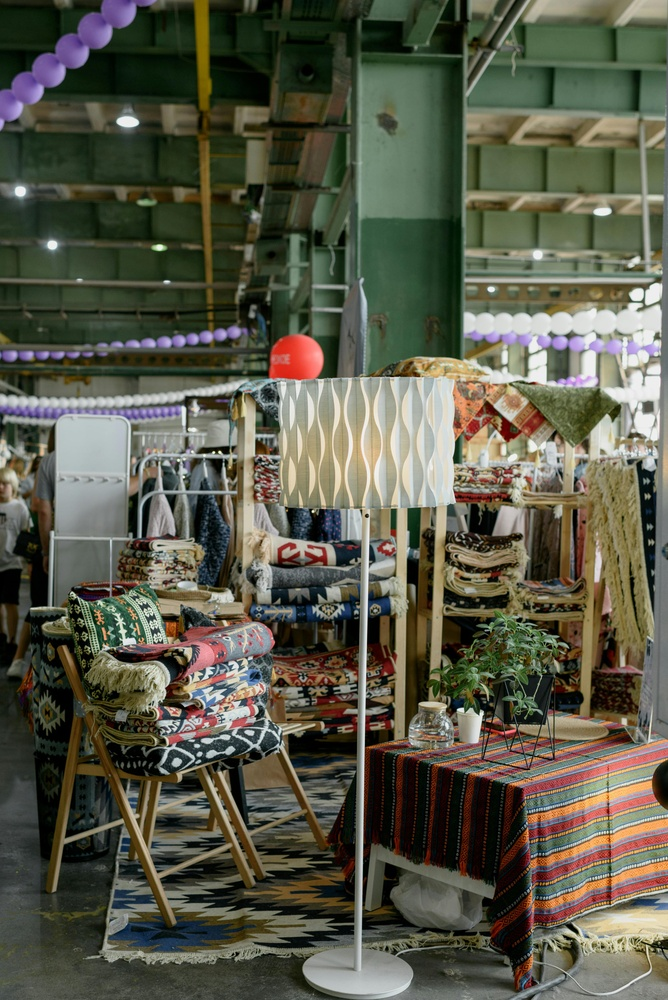
#> input picture Lab2/data/test1.jpg, 668 x 1000 px, shrunk from 2804 x 4200 before the run
$ python 2Prog2.py
#> lines starting #> are read from the running program, lines starting #| are printed output that depends on the picture
import cv2 as cv
import numpy as np
import matplotlib.pyplot as plt
import sys
from pathlib import Path

# ---------- Histogram specification for a single-channel (grayscale) image ----------
def histogram_matching(source: np.ndarray, template: np.ndarray) -> np.ndarray:
    """Map source intensities so its histogram matches template's (uint8, 0-255)."""
    if source.dtype != np.uint8 or template.dtype != np.uint8:
        raise ValueError("Inputs must be uint8 images (0..255).")

    oldshape = source.shape
    s = source.ravel()
    t = template.ravel()

    # Unique values and counts
    s_values, bin_idx, s_counts = np.unique(s, return_inverse=True, return_counts=True)
    t_values, t_counts = np.unique(t, return_counts=True)

    # Normalized CDFs
    s_quantiles = np.cumsum(s_counts).astype(np.float64); s_quantiles /= s_quantiles[-1]
    t_quantiles = np.cumsum(t_counts).astype(np.float64); t_quantiles /= t_quantiles[-1]

    # For each source CDF level, find corresponding template intensity (linear interp)
    interp_t_values = np.interp(s_quantiles, t_quantiles, t_values)

    # Map back to image shape
    matched = interp_t_values[bin_idx].reshape(oldshape).astype(np.uint8)
    return matched

# ---------- Load images (grayscale) ----------
src_path = Path("data/test1.jpg")   # INPUT image
ref_path = Path("data/test2.jpg")   # REFERENCE image

src = cv.imread(str(src_path), cv.IMREAD_GRAYSCALE)
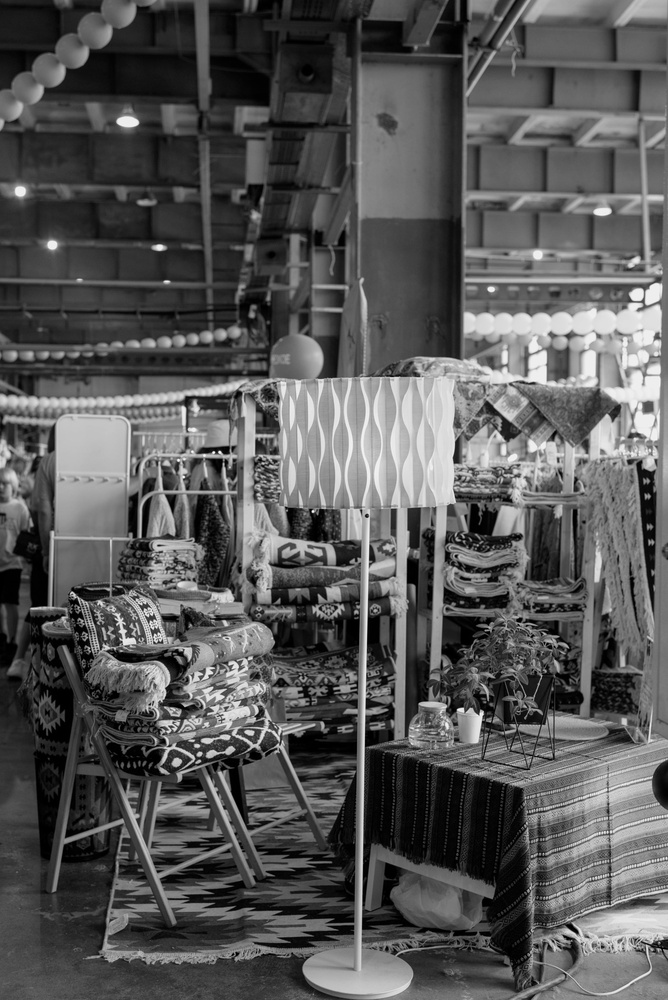
#> src: shape (1000, 668); min 0, max 254, mean 87.3
ref = cv.imread(str(ref_path), cv.IMREAD_GRAYSCALE)
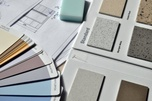
#> input picture Lab2/data/test2.jpg, 152 x 101 px, shrunk from 640 x 425 before the run
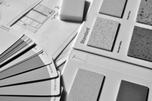
#> ref: shape (101, 152); min 0, max 255, mean 167.1

if src is None or ref is None:
    print("❌ Error: could not load input or reference image.")
    print(f"    Input path:     {src_path.resolve()}")
    print(f"    Reference path: {ref_path.resolve()}")
    sys.exit(1)

# ---------- Perform histogram specification ----------
matched = histogram_matching(src, ref)
#> in histogram_matching, `t = template.ravel()`: t = 15352 values, max 255 at index 4184, min 0 at index 7326, mean 167.1
#> in histogram_matching, `s_values, bin_idx, s_counts = np.unique(s, return_inverse=True, return..`: s_values = 254 values from 0 to 254; s_counts = 254 values, max 5435 at index 0, min 1 at index 251, mean 2629.9
#> in histogram_matching, `t_values, t_counts = np.unique(t, return_counts=True)`: t_values = 256 values from 0 to 255; t_counts = 256 values, max 317 at index 205, min 1 at index 252, mean 59.97
#> in histogram_matching, `s_quantiles = np.cumsum(s_counts).astype(np.float64)`: s_quantiles = 254 values from 5435 to 668000
#> in histogram_matching, `s_quantiles /= s_quantiles[-1]`: s_quantiles = 254 values from 0.00814 to 1
#> in histogram_matching, `t_quantiles = np.cumsum(t_counts).astype(np.float64)`: t_quantiles = 256 values from 23 to 15352
#> in histogram_matching, `t_quantiles /= t_quantiles[-1]`: t_quantiles = 256 values from 0.0015 to 1
#> in histogram_matching, `interp_t_values = np.interp(s_quantiles, t_quantiles, t_values)`: interp_t_values = 254 values from 8.06 to 255
#> in histogram_matching, `matched = interp_t_values[bin_idx].reshape(oldshape).astype(np.uint8)`:
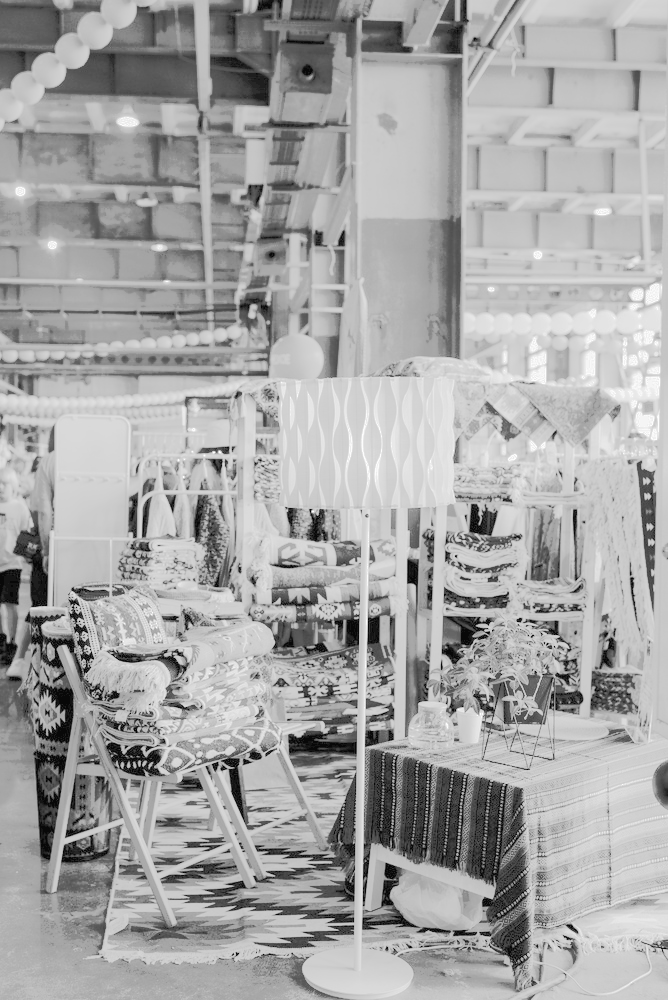
#> matched: shape (1000, 668); min 8, max 255, mean 166.8

# [7 lines of commented-out code are left out]
plt.figure(figsize=(12, 8))

plt.subplot(3, 2, 1); plt.title("Input Image");     plt.imshow(src, cmap="gray"); plt.axis("off")
plt.subplot(3, 2, 2); plt.title("Histogram of Input")
plt.hist(src.ravel(), 256, [0, 256])

plt.subplot(3, 2, 3); plt.title("Reference Image"); plt.imshow(ref, cmap="gray"); plt.axis("off")
plt.subplot(3, 2, 4); plt.title("Histogram of Reference")
plt.hist(ref.ravel(), 256, [0, 256])

plt.subplot(3, 2, 5); plt.title("Matched Image");   plt.imshow(matched, cmap="gray"); plt.axis("off")
plt.subplot(3, 2, 6); plt.title("Histogram of Matched")
plt.hist(matched.ravel(), 256, [0, 256])

plt.tight_layout()
plt.show()
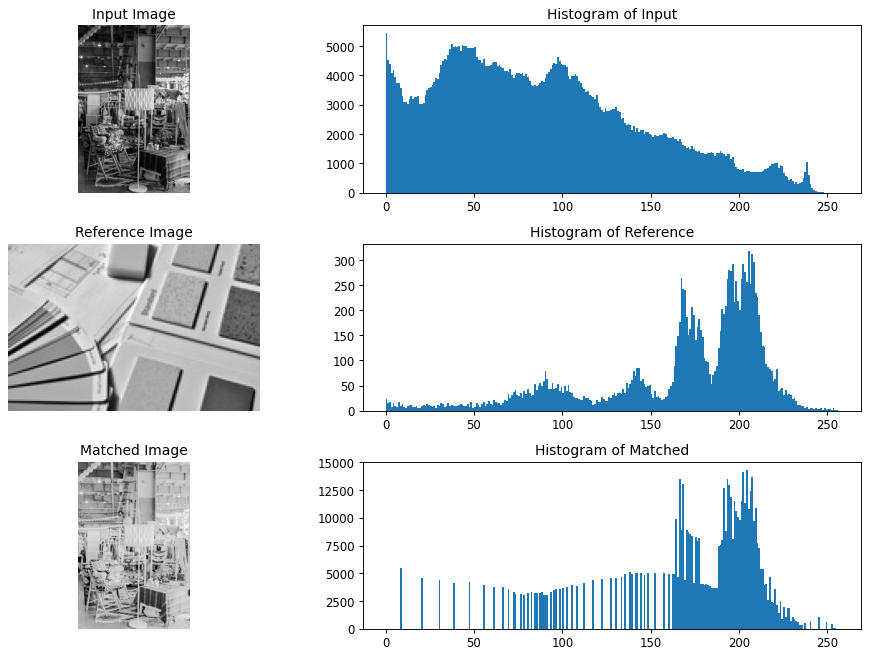
#> figure drawn by matplotlib, 6 panels; panel 2: tallest bar 5435 high, from x = 0 to 1; panel 4: tallest bar 317 high, from x = 205 to 206; panel 6: tallest bar 14350 high, from x = 204 to 205

# write a program to read an input image, reference image and perform histogram specification
